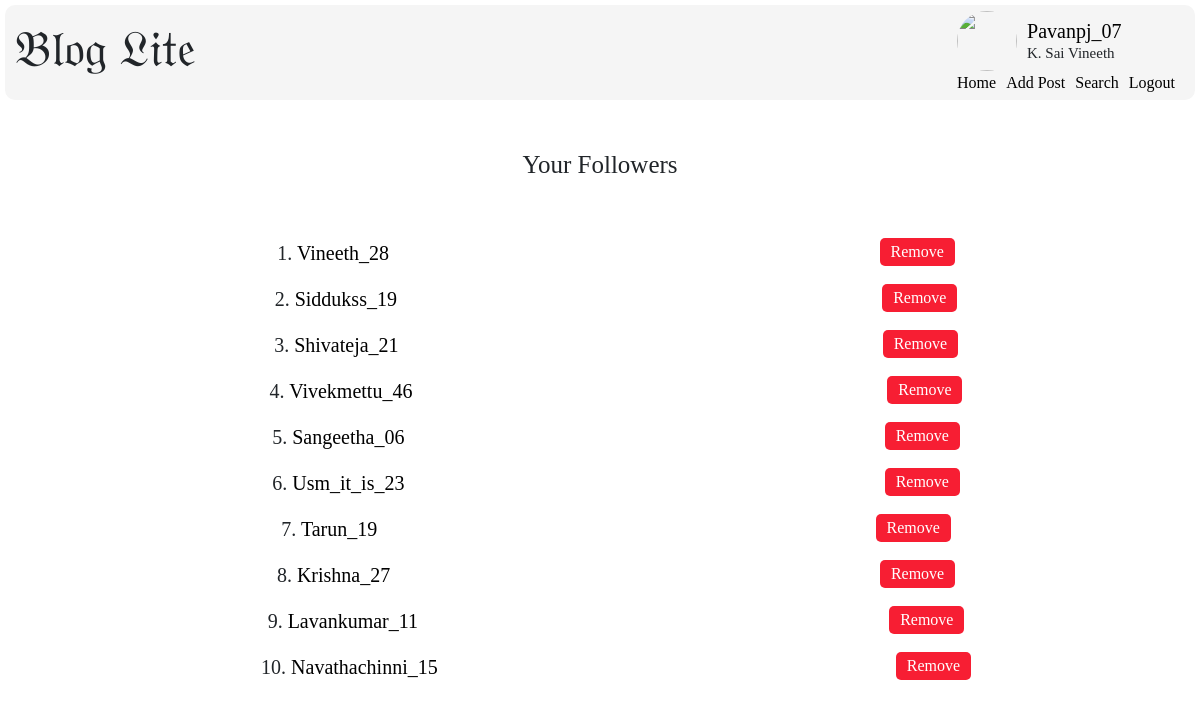
The app's page /followers/Pavanpj_07 (signed in) with its own data.
### application/models.py (models this page shows)
class User(db.Model):
    __tablename__ = 'user'
    user_id = db.Column(db.Integer, autoincrement = True, primary_key = True, unique = True)
    name = db.Column(db.String, nullable = False)
    username = db.Column(db.String, nullable = False, unique = True)
    password = db.Column(db.String, nullable = False)
    email = db.Column(db.String, nullable = False, unique = True)
    mobile_number = db.Column(db.Integer, nullable = False, unique = True)
    created_date = db.Column(db.String, nullable = False)
    updated_date = db.Column(db.String, nullable = False)
    userposts = db.relationship('UserPosts', backref = 'user', lazy = True)
    profilepics = db.relationship('ProfilePics', backref = 'user', lazy = True)
    followers_list = db.relationship('Followers_List', backref = 'user', lazy = True)
    following_list = db.relationship('Following_List', backref = 'user', lazy = True)
    comments = db.relationship('Comments', backref='user', lazy = True)

### application/controllers.py (the view)
@app.route('/followers/<username>', methods=["GET"])
def view_followers(username):
    if not g.user:
        return redirect(url_for('session_expired'))
    if request.method == "GET":
        user = User.query.filter_by(username = username).first()
        followers = Followers_List.query.filter_by(user_id = user.user_id).all()
        followers_list = []
        for follower in followers:
            user = User.query.filter_by(user_id = follower.follower_id).first()
            followers_list.append(user)
        return render_template('view_followers.html', username = username, followers_list = followers_list, name = session['fullname'])

### application/controllers.py (called while the page is built)
@app.before_request
def before_request():
    g.user = None
    if 'user' in session:
        g.user = session['user']

@app.after_request
def after_request(response):
    response.headers["Cache-Control"] = "no-cache, no-store, must-revalidate, post-check=0, pre-check=0"
    return response

### templates/view_followers.html (shortened to what this page needs)
{% extends "base.html" -%}
{% block head -%}
    <link rel="stylesheet" type="text/css" href="{{ url_for('static', filename='followers-following.css') }}"/>
{% endblock -%}
{% block content -%}
    <div class="followers-heading-container">
        <h1 class="your-followers-heading">Your Followers</h1>
    </div>
    {% if followers_list|length %}
        <div id="followers-list-container">
            <ul>
                {% for i in range(followers_list|length) -%}
                    <li class="list-items">
                        <p class="user-list-user-name">
                            {{ i+1 }}.
                            <a href="{{ url_for('view_profile', temp_username = followers_list[i].username) }}">{{ followers_list[i].username }}</a>
                        </p>
                        <div>
                            <a href="{{ url_for('remove_follower', username = username, remove_id = followers_list[i].user_id) }}"><button class="remove-button">Remove</button></a>
                        </div>
                    </li>
                {% endfor -%}
            </ul>
        </div>
    {% else %}
        <div class="empty-list">
            <center><h5>Your Follower's list is empty ...</h5></center>
        </div>
    {% endif %}
{% endblock -%}

### templates/base.html (shortened to what this page needs)
<!DOCTYPE html>
<html>
<head>
    <link href="https://cdn.jsdelivr.net/npm/bootstrap@5.0.2/dist/css/bootstrap.min.css" rel="stylesheet"
>
    <link rel="stylesheet" type="text/css" href="{{ url_for('static', filename='header.css') }}"/>
    {% block head -%}{% endblock -%}
</head>
<body>
    <header>
        <div class="head-container">
            <div class="logo-container">
                <h1>𝔅𝔩𝔬𝔤 𝔏𝔦𝔱𝔢</h1>
            </div>
            <div class="profile-container">
                <div class="upper-section">
                    {% if session['default_profilepic'] %}
                        <img src="{{ url_for('static', filename='images/blank-profile-picture.png') }}" id="userProfilePic" class="user-profile-pic" />
                    {% else %}
                        <img src="{{ url_for('renderprofilepic', username = username) }}" id="userProfilePic" class="user-profile-pic" />
                    {% endif %}
                    <div id="names-container">
                        <a href="{{ url_for('profile', username = username) }}"><h5 class="user-name">{{ username }}</h5></a>
                        <p class="full-name">{{ session['fullname'] }}</p>
                    </div>
                </div>
                <div class="lower-section">
                    <a class="links-in-header" href="{{ url_for('home') }}">Home</a>
                    <a class="links-in-header" href="{{ url_for('addpost', username = username) }}">Add Post</a>
                    <a class="links-in-header" href="{{ url_for('search') }}">Search</a>
                    <a class="links-in-header" href="{{ url_for('logout') }}">Logout</a>
                </div>
            </div>
        </div>
    </header>
    <main>
        {% block content -%}{% endblock -%}
    </main>
</body>
</html>

### static/header.css (style rules this page uses)
* { font-family: poppins; }
.head-container { display: flex; flex-direction: row; justify-content: space-between; padding: 10px 10px; background-color: whitesmoke; border-radius: 10px; margin: 5px 5px; height: 95px; align-items: center; }
.logo-container h1 { font-size: 50px; }
.upper-section { display: flex; flex-direction: row; align-items: center; justify-content: start; margin-right: 50px; }
.user-profile-pic { height: 60px; width: 60px; border-radius: 50%; margin-right: 10px; }
#names-container { height: 40px; margin: 0px; }
#names-container a { text-decoration: none; color: black; }
.user-name { margin: 10px 0px 10px 0px; line-height: 1px; }
.full-name { margin: 0px 0px 0px 0px; font-size: 15px; }
.lower-section { display: flex; flex-direction: row; align-items: center; justify-content: end; }
.links-in-header { margin-right: 10px; text-decoration: none; color: black; }
.lower-section a { position: relative; color: #000; text-decoration: none; }
.lower-section a::before { content: ""; position: absolute; display: block; width: 100%; height: 2px; bottom: 0; left: 0; background-color: blue; transform: scaleX(0); transition: transform 0.3s ease; }

### static/followers-following.css (style rules this page uses)
a { text-decoration: none; color: black; }
.followers-heading-container { display: flex; flex-direction: row; justify-content: space-around; margin: 50px 0px; }
.your-followers-heading { font-size: 25px; }
.user-list-user-name { font-size: 20px; }
.list-items { display: flex; flex-direction: row; justify-content: space-around; }
.remove-button { color: #ffffff; height: 28px; width: 75px; border-radius: 5px; border: none; background-color: #f71e33; }

### records on screen
User: fullname "K. Sai Vineeth", username "Vineeth_28"
User: username "Siddukss_19"
User: username "Shivateja_21"
User: username "Vivekmettu_46"
User: username "Sangeetha_06"
User: username "Usm_it_is_23"
User: username "Tarun_19"
User: username "Krishna_27"
User: username "Lavankumar_11"
User: username "Navathachinni_15"

### other values on screen
{{ username }} "Pavanpj_07"
{{ i+1 }} "1" "2" "3" "4" "5" "6" "7" "8" "9" "10"
